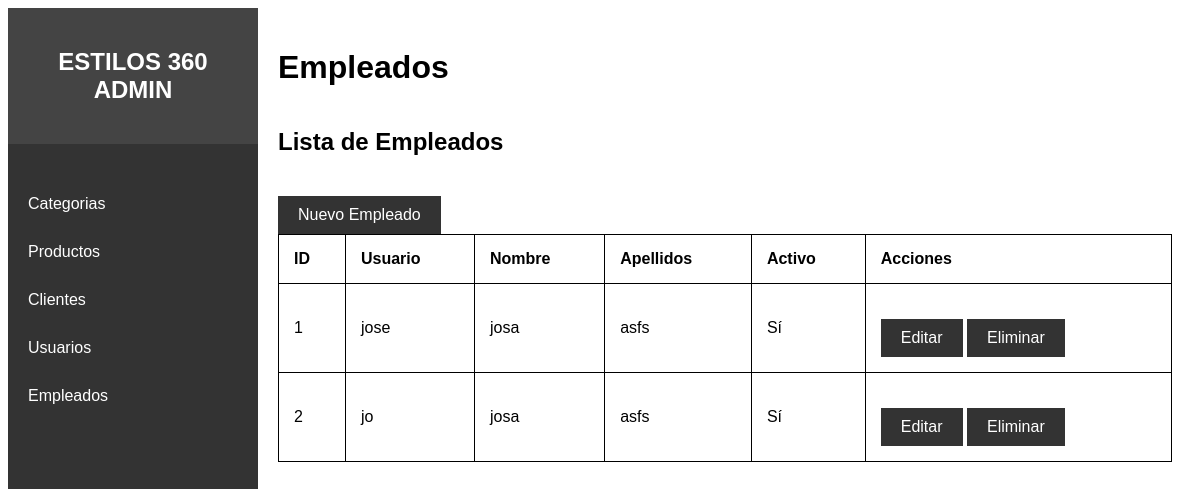
The page /admin/empleados.php on the database its author committed.
### tables this page shows
CREATE TABLE `empleados` (
  `id` int(11) NOT NULL,
  `usuario` varchar(50) NOT NULL,
  `contraseña` varchar(255) NOT NULL,
  `nombre` varchar(255) DEFAULT NULL,
  `apellidos` varchar(255) DEFAULT NULL,
  `esta_activo` tinyint(1) DEFAULT NULL
);

### admin/empleados.php (the view, shortened to what this page needs)
<?php
include 'db_config.php';
$sql = "SELECT * FROM empleados";
$result = $conn->query($sql);
?>
<!DOCTYPE html>
<html lang="es">
<head>
    <link rel="stylesheet" href="css/styless.css">
</head>
<body>
    <?php include 'menu.php'; ?>
    <div class="main-content">
        <header>
            <h1>Empleados</h1>
        </header>
        <main>
            <h2>Lista de Empleados</h2>
            <a href="agregar_empleado.php" class="button">Nuevo Empleado</a>
            <table class="styled-table">
                <thead>
                    <tr>
                        <th>ID</th>
                        <th>Usuario</th>
                        <th>Nombre</th>
                        <th>Apellidos</th>
                        <th>Activo</th>
                        <th>Acciones</th>
                    </tr>
                </thead>
                <tbody>
                    <?php
                    if ($result->num_rows > 0) {
                        while($row = $result->fetch_assoc()) {
                            echo "<tr>";
                            echo "<td>" . $row["id"] . "</td>";
                            echo "<td>" . $row["usuario"] . "</td>";
                            echo "<td>" . $row["nombre"] . "</td>";
                            echo "<td>" . $row["apellidos"] . "</td>";
                            echo "<td>" . ($row["esta_activo"] ? 'Sí' : 'No') . "</td>";
                            echo "<td>";
                            echo "<a href='editar_empleado.php?id=" . $row["id"] . "' class='button'>Editar</a> ";
                            echo "<a href='eliminar_empleado.php?id=" . $row["id"] . "' class='button delete' onclick='return confirm(\"¿Estás seguro de que deseas eliminar este empleado?\");'>Eliminar</a>";
                            echo "</td>";
                            echo "</tr>";
                        }
                    } else {
                        echo "<tr><td colspan='6'>No hay empleados disponibles</td></tr>";
                    }
                    ?>
                </tbody>
            </table>
        </main>
    </div>
</body>
</html>

### admin/css/styless.css (style rules this page uses)
body { display: flex; font-family: Arial, sans-serif; }
.main-content { margin-left: 250px; padding: 20px; flex-grow: 1; }
header { display: flex; justify-content: space-between; align-items: center; }
table { width: 100%; border-collapse: collapse; }
table, th, td { border: 1px solid black; }
th, td { padding: 15px; text-align: left; }
.button { display: inline-block; padding: 10px 20px; background-color: #333; color: #fff; text-decoration: none; margin-top: 20px; }

### rows shown on the page
empleados: id "1", usuario "jose", nombre "josa", apellidos "asfs", esta_activo "Sí"
empleados: id "2", usuario "jo", nombre "josa", apellidos "asfs", esta_activo "Sí"
